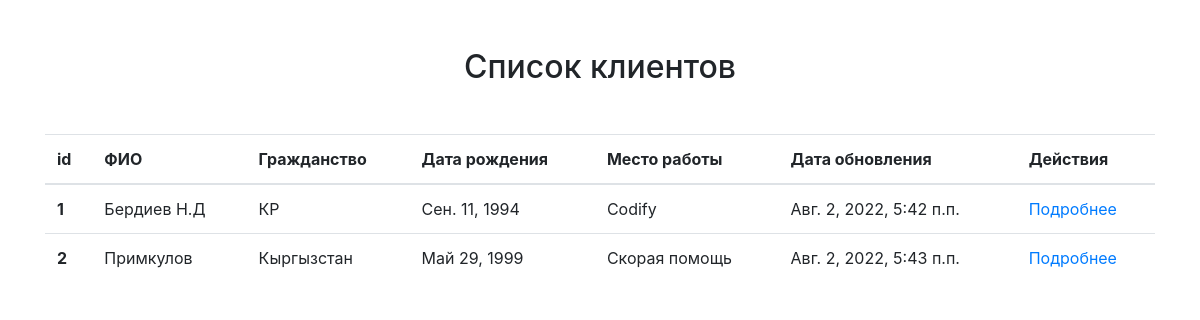
The page /credit/ on the database its author committed.
### credit/models.py (models this page shows, shortened)
class Client(models.Model):
    name = models.CharField(max_length=20, verbose_name='ФИО клиента')
    citizenship = models.CharField(max_length=20, default='Кыргызстан', verbose_name='Гражданство')
    birth_day = models.DateField(verbose_name='Год рождения')
    work_place = models.CharField(max_length=30, blank=True, null=True, verbose_name='Место работы')
    update_date = models.DateTimeField(auto_now_add=True, verbose_name='Дата обновление')
    class Meta:
        verbose_name = "Клиент"
        verbose_name_plural = 'Клиенты'
        db_table = 'customers'

### credit/views.py (the view)
# urls.py: path('', views.IndexView.as_view(), name='index'),
class IndexView(generic.ListView):
    template_name = 'index.html'
    context_object_name = 'latest_client_list'
    def get_queryset(self):
        return Client.objects.all()

### credit/templates/index.html
{% extends 'base.html' %}
{% block content %}
<h2 class="mt-5 mb-5 text-center">Список клиентов</h2>
<table class="table">
  <thead>
    <tr>
      <th scope="col">id</th>
      <th scope="col">ФИО</th>
      <th scope="col">Гражданство</th>
      <th scope="col">Дата рождения</th>
      <th scope="col">Место работы</th>
      <th scope="col">Дата обновления</th>
      <th scope="col">Действия</th>
    </tr>
  </thead>
  <tbody>
  {% if latest_client_list %}
    <ul>
    {% for client in latest_client_list %}
    <tr>
      <th scope="row">{{ client.id }}</th>
      <td>{{ client.name }}</td>
      <td>{{ client.citizenship }}</td>
      <td>{{ client.birth_day }}</td>
      <td>{{ client.work_place }}</td>
      <td>{{ client.update_date }}</td>
      <td><a href="{% url 'detail' client.id %}">Подробнее</a></td>
    </tr>
  {% endfor %}
    </ul>
{% else %}
    <p>No polls are available.</p>
{% endif %}
  </tbody>
</table>
{% endblock content %}

### credit/templates/base.html (shortened to what this page needs)
<!DOCTYPE html>
<html lang="en">
<head>
    <link rel="stylesheet" href="https://cdn.jsdelivr.net/npm/bootstrap@4.6.1/dist/css/bootstrap.min.css">
</head>
<body>
    <div class="container">
        {% block content %}
        {% endblock content %}
    </div>
</body>
</html>

### rows shown on the page
Client: id "1", name "Бердиев Н.Д", citizenship "КР", birth_day "Сен. 11, 1994", work_place "Codify", update_date "Авг. 2, 2022, 5:42 п.п."
Client: id "2", name "Примкулов", citizenship "Кыргызстан", birth_day "Май 29, 1999", work_place "Скорая помощь", update_date "Авг. 2, 2022, 5:43 п.п."
